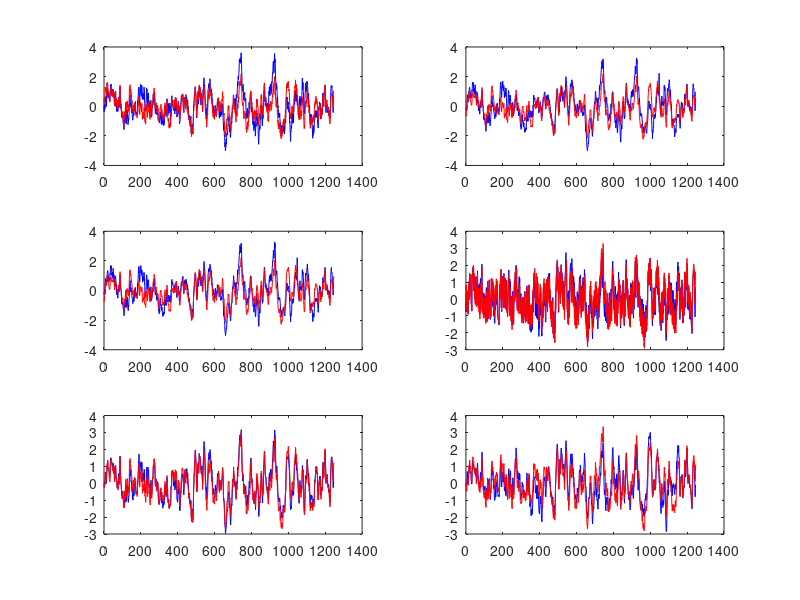

MATLAB code to generate this figure:
%{
This file describes the data in the glassfurnace.dat file.
1. Contributed by:
	Peter Van Overschee
	K.U.Leuven - ESAT - SISTA
	K. Mercierlaan 94
	3001 Heverlee
	Peter.Vanoverschee@esat.kuleuven.ac.be
2. Process/Description:
	Data of a glassfurnace (Philips)
3. Sampling time 
	
4. Number of samples: 
	1247 samples
5. Inputs:
	a. heating input
   	b. cooling input
   	c. heating input
6. Outputs:
	a. 6 outputs from temperature sensors in a cross section of the 
	furnace
7. References:
	a. Van Overschee P., De Moor B., N4SID : Subspace Algorithms for 
	the Identification of Combined Deterministic-Stochastic Systems, 
	Automatica, Special Issue on Statistical Signal Processing and Control, 
	Vol. 30, No. 1, 1994, pp. 75-93
	b.  Van Overschee P., "Subspace identification : Theory, 
	Implementation, Application" , Ph.D. Thesis, K.U.Leuven, February 1995. 
8. Known properties/peculiarities
	
9. Some MATLAB-code to retrieve the data
	!gunzip glassfurnace.dat.Z
	load glassfurnace.dat
      T=glassfurnace(:,1);
	U=glassfurnace(:,2:4);
	Y=glassfurnace(:,5:10);

%}


clear all, close all, clc

load glassfurnace.dat
T=glassfurnace(:,1);
U=glassfurnace(:,2:4);
Y=glassfurnace(:,5:10);


dat = iddata (Y, U)

[sys, x0] = moen4 (dat, 5)     % s=10, n=5


[y, t] = lsim (sys, U, [], x0);

err = norm (Y - y, 1) / norm (Y, 1)

figure (1)
p = columns (Y);
for k = 1 : p
  subplot (3, 2, k)
  plot (t, Y(:,k), 'b', t, y(:,k), 'r')
endfor
%title ('DaISy: Glass Furnace')
%legend ('y measured', 'y simulated', 'location', 'southeast')


